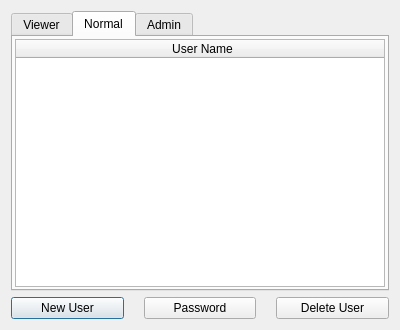
<?xml version="1.0" encoding="UTF-8"?>
<ui version="4.0">
 <class>UserManagement</class>
 <widget class="QDialog" name="UserManagement">
  <property name="geometry">
   <rect>
    <x>0</x>
    <y>0</y>
    <width>400</width>
    <height>330</height>
   </rect>
  </property>
  <property name="windowTitle">
   <string>User Management</string>
  </property>
  <property name="whatsThis">
   <string/>
  </property>
  <layout class="QVBoxLayout" name="verticalLayout">
   <item>
    <widget class="QTabWidget" name="tabWidget">
     <property name="currentIndex">
      <number>1</number>
     </property>
     <widget class="QWidget" name="tab">
      <attribute name="title">
       <string>Viewer</string>
      </attribute>
      <layout class="QHBoxLayout" name="horizontalLayout_4">
       <property name="leftMargin">
        <number>2</number>
       </property>
       <property name="topMargin">
        <number>2</number>
       </property>
       <property name="rightMargin">
        <number>2</number>
       </property>
       <property name="bottomMargin">
        <number>2</number>
       </property>
       <item>
        <widget class="QTableWidget" name="viewTableWidget">
         <attribute name="horizontalHeaderDefaultSectionSize">
          <number>373</number>
         </attribute>
         <attribute name="verticalHeaderVisible">
          <bool>false</bool>
         </attribute>
         <column>
          <property name="text">
           <string>User Name</string>
          </property>
         </column>
        </widget>
       </item>
      </layout>
     </widget>
     <widget class="QWidget" name="tab_2">
      <attribute name="title">
       <string>Normal</string>
      </attribute>
      <layout class="QHBoxLayout" name="horizontalLayout_3">
       <property name="leftMargin">
        <number>2</number>
       </property>
       <property name="topMargin">
        <number>2</number>
       </property>
       <property name="rightMargin">
        <number>2</number>
       </property>
       <property name="bottomMargin">
        <number>2</number>
       </property>
       <item>
        <widget class="QTableWidget" name="normalTableWidget">
         <attribute name="horizontalHeaderDefaultSectionSize">
          <number>373</number>
         </attribute>
         <attribute name="verticalHeaderVisible">
          <bool>false</bool>
         </attribute>
         <column>
          <property name="text">
           <string>User Name</string>
          </property>
         </column>
        </widget>
       </item>
      </layout>
     </widget>
     <widget class="QWidget" name="tab_3">
      <attribute name="title">
       <string>Admin</string>
      </attribute>
      <layout class="QHBoxLayout" name="horizontalLayout_2">
       <property name="leftMargin">
        <number>2</number>
       </property>
       <property name="topMargin">
        <number>2</number>
       </property>
       <property name="rightMargin">
        <number>2</number>
       </property>
       <property name="bottomMargin">
        <number>2</number>
       </property>
       <item>
        <widget class="QTableWidget" name="adminTableWidget">
         <property name="cornerButtonEnabled">
          <bool>true</bool>
         </property>
         <attribute name="horizontalHeaderDefaultSectionSize">
          <number>373</number>
         </attribute>
         <attribute name="verticalHeaderVisible">
          <bool>false</bool>
         </attribute>
         <column>
          <property name="text">
           <string>User Name</string>
          </property>
         </column>
        </widget>
       </item>
      </layout>
     </widget>
    </widget>
   </item>
   <item>
    <layout class="QHBoxLayout" name="horizontalLayout">
     <property name="spacing">
      <number>20</number>
     </property>
     <item>
      <widget class="QPushButton" name="newuser">
       <property name="text">
        <string>New User</string>
       </property>
      </widget>
     </item>
     <item>
      <widget class="QPushButton" name="password">
       <property name="text">
        <string>Password</string>
       </property>
      </widget>
     </item>
     <item>
      <widget class="QPushButton" name="deleteuser">
       <property name="text">
        <string>Delete User</string>
       </property>
      </widget>
     </item>
    </layout>
   </item>
  </layout>
 </widget>
 <resources/>
 <connections/>
</ui>
